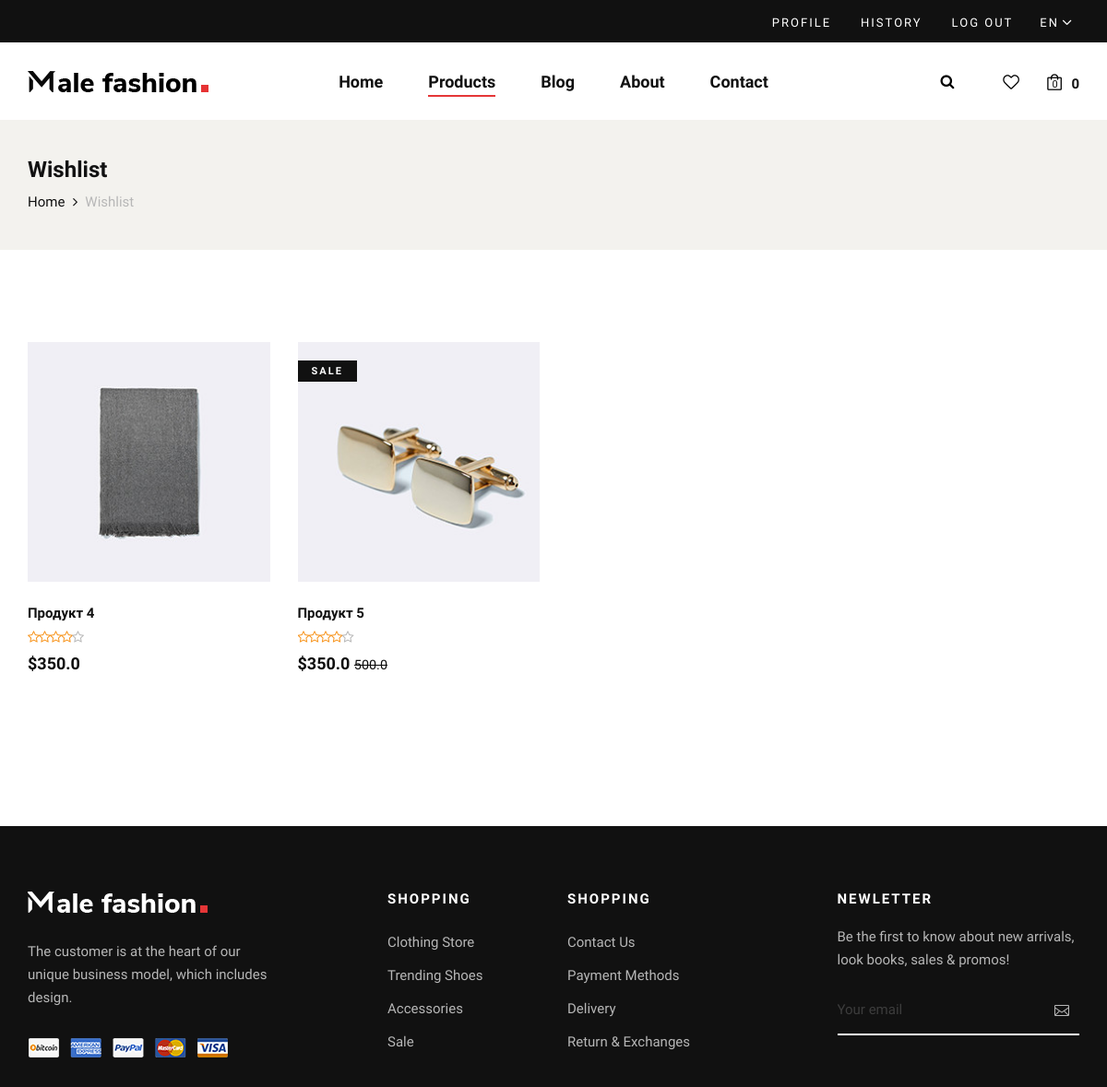
/en/products/wishlist/ (signed in), run on an earlier commit of the app's database.
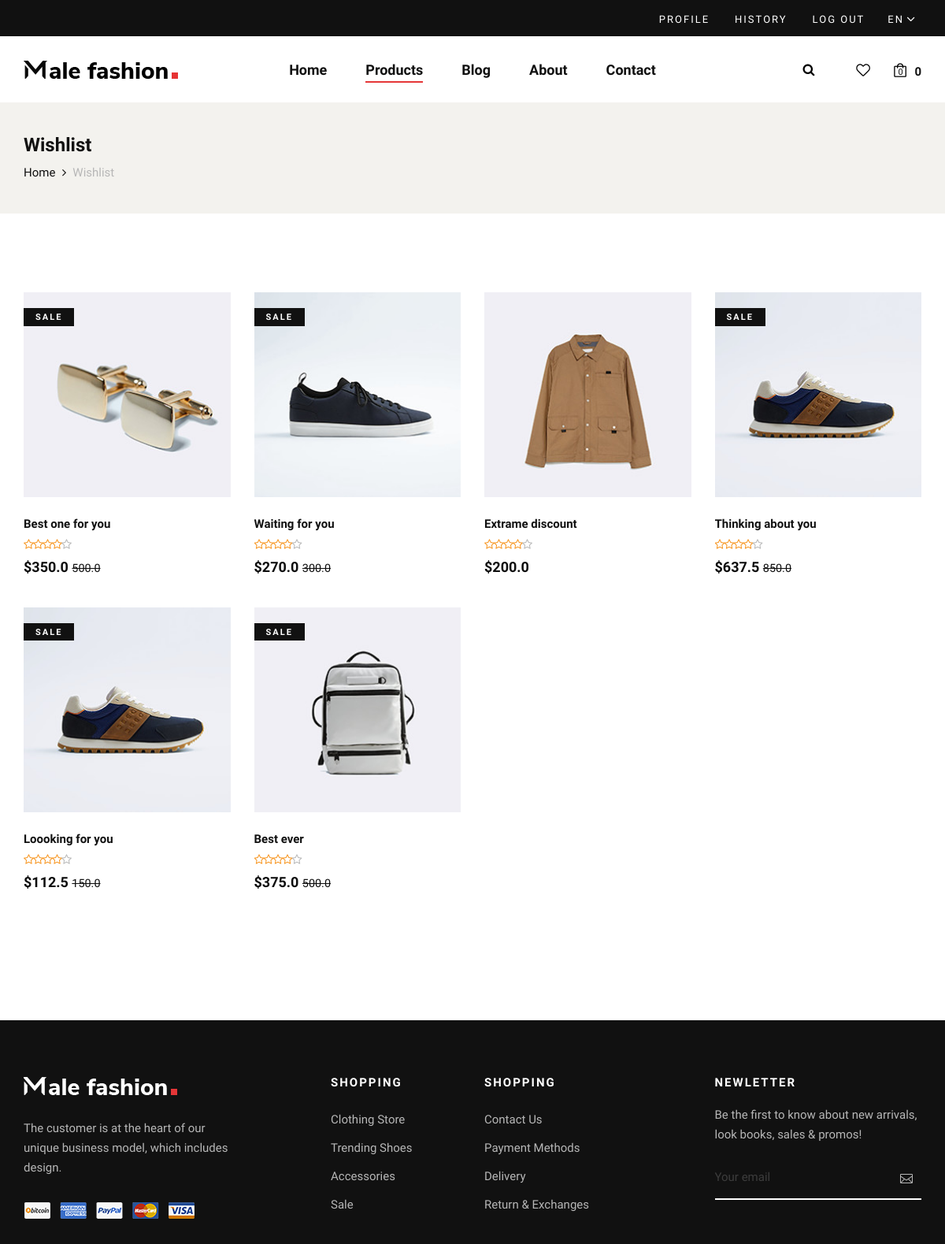
And on a later commit of the database.
### products/models.py (models this page shows, shortened)
class ProductModel(models.Model):
    title = models.CharField(max_length=512, verbose_name=_('title'))
    image = models.ImageField(upload_to='products', verbose_name=_('image'))
    price = models.FloatField(verbose_name=_('price'))
    real_price = models.FloatField(verbose_name=_('real_price', ), default=0)
    sizes = models.ManyToManyField(SizeModel, related_name='products')
    colors = models.ManyToManyField(ColorModel, related_name='products')
    wishlist = models.ManyToManyField(UserModel, related_name='wishlist')
    discount = models.PositiveIntegerField(default=0,
                                           validators=[
                                               MinValueValidator(0),
                                               MaxValueValidator(100)
                                           ], verbose_name=_('discount'))
    short_description = models.TextField(verbose_name=_('short_description'))
    long_description = RichTextUploadingField(verbose_name=_('long_description'))
    category = models.ForeignKey(CategoryModel, on_delete=models.PROTECT,
                                 related_name='products', null=True, verbose_name=_('category'))
    brand = models.ForeignKey(BrandModel, on_delete=models.PROTECT,
                              related_name='products', null=True, verbose_name=_('brand'))
    tags = models.ManyToManyField(ProductTagModel, related_name='products', verbose_name=_('tags'))
    created_at = models.DateTimeField(auto_now_add=True, verbose_name=_('created_at'))
    def is_discount(self):
        return self.discount != 0
    class Meta:
        verbose_name = _('product')
        verbose_name_plural = _('products')

### products/views.py (the view)
# urls.py: path('wishlist/', WishListListView.as_view(), name='wishlist'),
class WishListListView(LoginRequiredMixin, ListView):
    template_name = 'wish_list.html'
    def get_queryset(self):
        return self.request.user.wishlist.all()

### pages/templatetags/my_tags.py (called while the page is built)
@register.simple_tag
def get_lang_url(request, lang):
    url = '/' + lang + request.path[3:]
    return url

@register.filter
def in_wishlist(product, request):
    return request.user in product.wishlist.all()

@register.filter
def in_cart(product, request):
    return product.pk in request.session.get('cart', [])

@register.simple_tag
def cart_count(request):
    return get_cart_length(request)

@register.simple_tag
def cart_price(request):
    if get_cart_length(request) == 0:
        return 0
    return ProductModel.get_from_cart(request).aggregate(
        Sum('real_price')
    )['real_price__sum']

### pages/utils.py (called while the page is built)
def get_cart_length(request):
    return len(request.session.get('cart', []))

### templates/wish_list.html (shortened to what this page needs)
{% extends 'layouts/base.html' %}
{% load static %}
{% load i18n %}
{% load my_tags %}
{% block content %}
    <section class="breadcrumb-option">
        <div class="container">
            <div class="row">
                <div class="col-lg-12">
                    <div class="breadcrumb__text">
                        <h4>Wishlist</h4>
                        <div class="breadcrumb__links">
                            <a href="{% url 'pages:home' %}">Home</a>
                            <span>Wishlist</span>
                        </div>
                    </div>
                </div>
            </div>
        </div>
    </section>
    <section class="shop spad">
        <div class="container">
            <div class="row">
                {% for products in object_list %}
                    <div class="col-lg-3 col-md-4 col-sm-4">
                        {% include 'layouts/product_block.html' %}
                    </div>
                {% empty %}
                    <h4>List is empty</h4>
                {% endfor %}
            </div>
            <div class="row">
                <div class="col-lg-12">
                    {% if object_list %}
                        <div class="product__pagination">
                        </div>
                    {% endif %}
                </div>
            </div>
        </div>
    </section>
{% endblock %}

### templates/layouts/product_block.html (shortened to what this page needs)
{% load static %}
{% load my_tags %}
<div class="product__item sale">
    <div class="product__item__pic set-bg"
         data-setbg="{{ products.image.url }}">
        {% if products.is_discount %}
            <span class="label">Sale</span>
        {% endif %}
    </div>
    <div class="product__item__text">
        <h6>{{ products.title }}</h6>
        <div class="rating">
            <i class="fa fa-star-o"></i>
            <i class="fa fa-star-o"></i>
            <i class="fa fa-star-o"></i>
            <i class="fa fa-star-o"></i>
            <i class="fa fa-star-o"></i>
        </div>
        <h5>${{ products.real_price }}
            {% if products.is_discount %}
                <strike class="small">{{ products.price }}</strike>
            {% endif %}
        </h5>
    </div>
</div>

What changed in the data, as far as the page shows it:
no longer on this page (row edited): ProductModel: shows a picture, title "Продукт 4", real_price "350.0"
changed ProductModel: title "Продукт 5" → "Best one for you"
now on this page (row edited): ProductModel: shows a picture, discount "SALE", title "Waiting for you", real_price "270.0", price "300.0"
now on this page (row edited): ProductModel: shows a picture, title "Extrame discount", real_price "200.0"
now on this page (row edited): ProductModel: discount "SALE", title "Thinking about you", real_price "637.5", price "850.0"
added ProductModel: discount "SALE", title "Loooking for you", real_price "112.5", price "150.0"
added ProductModel: shows a picture, discount "SALE", title "Best ever", real_price "375.0", price "500.0"
